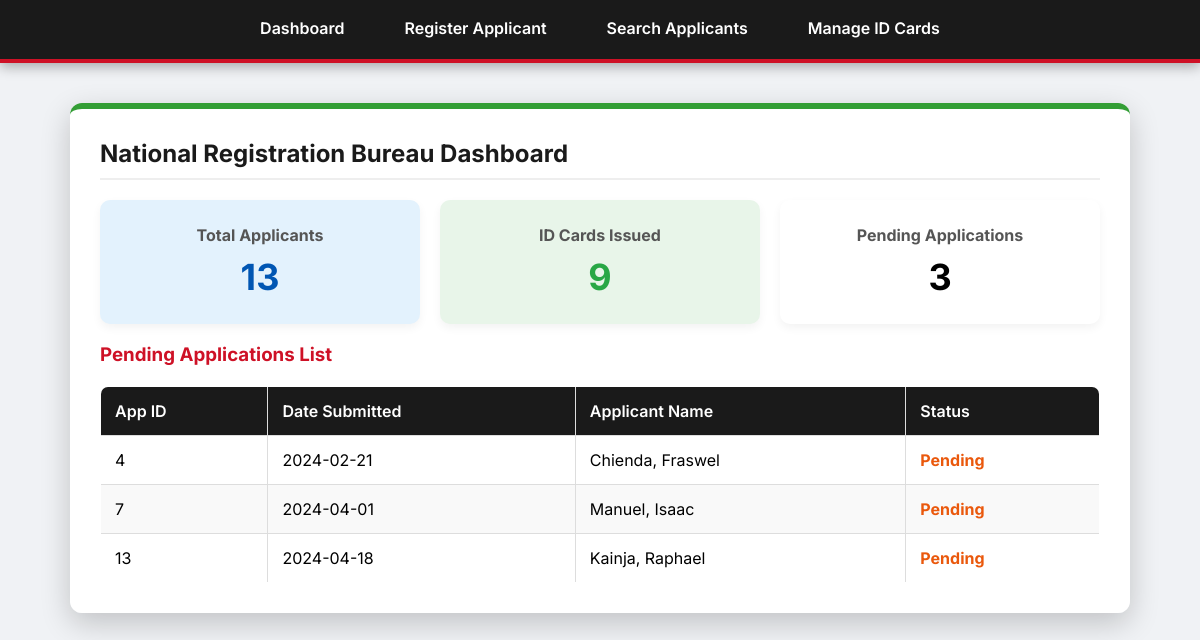
The page / on the database its author committed.
### tables this page shows
CREATE TABLE APPLICATION (
    ApplicationID     INT AUTO_INCREMENT PRIMARY KEY,
    ApplicationDate   DATE        NOT NULL,
    ApplicationStatus VARCHAR(20) NOT NULL,
    ApplicationType   VARCHAR(20) NOT NULL,
    PersonID          INT NOT NULL,
    OfficerID         INT NOT NULL,
    OfficeID          INT NOT NULL,
    CONSTRAINT chk_app_status CHECK (ApplicationStatus IN ('Pending','Approved','Rejected')),
    CONSTRAINT fk_app_person  FOREIGN KEY (PersonID)  REFERENCES PERSON(PersonID) ON UPDATE CASCADE ON DELETE RESTRICT,
    CONSTRAINT fk_app_officer FOREIGN KEY (OfficerID) REFERENCES OFFICER(OfficerID) ON UPDATE CASCADE ON DELETE RESTRICT,
    CONSTRAINT fk_app_office  FOREIGN KEY (OfficeID)  REFERENCES REGISTRATION_OFFICE(OfficeID) ON UPDATE CASCADE ON DELETE RESTRICT
);

CREATE TABLE PERSON (
    PersonID    INT AUTO_INCREMENT PRIMARY KEY,
    Surname     VARCHAR(50) NOT NULL,
    OtherNames  VARCHAR(80) NOT NULL,
    Sex         CHAR(1)     NOT NULL,
    DateOfBirth DATE        NOT NULL,
    Gender      VARCHAR(20) NOT NULL,
    Nationality VARCHAR(50) NOT NULL,
    PersonType  VARCHAR(10) NOT NULL,
    AddressID   INT,
    CONSTRAINT chk_person_type CHECK (PersonType IN ('CITIZEN','RESIDENT','ALIEN','REFUGEE')),
    CONSTRAINT chk_person_sex  CHECK (Sex IN ('M','F')),
    CONSTRAINT fk_person_address FOREIGN KEY (AddressID) REFERENCES ADDRESS(AddressID)
        ON UPDATE CASCADE ON DELETE SET NULL
);

### index.php (the view, shortened to what this page needs)
<?php
require_once 'db_connect.php';
$totalPersons = $pdo->query("SELECT COUNT(*) FROM PERSON")->fetchColumn();
$totalCards = $pdo->query("SELECT COUNT(*) FROM ID_CARD")->fetchColumn();
$pendingApps = $pdo->query("SELECT COUNT(*) FROM APPLICATION WHERE ApplicationStatus = 'Pending'")->fetchColumn();
$pendingSql = "SELECT app.ApplicationID, app.ApplicationDate, p.Surname, p.OtherNames
               FROM APPLICATION app
               JOIN PERSON p ON app.PersonID = p.PersonID
               WHERE app.ApplicationStatus = 'Pending'";
$pendingList = $pdo->query($pendingSql)->fetchAll();
?>
<!DOCTYPE html>
<html lang="en">
<head>
    <link rel="stylesheet" href="css/style.css">
</head>
<body>
    <div class="navbar">
        <a href="index.php">Dashboard</a>
        <a href="register.php">Register Applicant</a>
        <a href="search.php">Search Applicants</a>
        <a href="manage_cards.php">Manage ID Cards</a>
    </div>
    <div class="container">
        <h2>National Registration Bureau Dashboard</h2>
        <div class="stats-container">
            <div class="stat-box bg-blue">
                <h3>Total Applicants</h3>
                <h1><?= $totalPersons ?></h1>
            </div>
            <div class="stat-box bg-green">
                <h3>ID Cards Issued</h3>
                <h1><?= $totalCards ?></h1>
            </div>
            <div class="stat-box bg-orange">
                <h3>Pending Applications</h3>
                <h1><?= $pendingApps ?></h1>
            </div>
        </div>
        <h3>Pending Applications List</h3>
        <table>
            <thead>
                <tr>
                    <th>App ID</th>
                    <th>Date Submitted</th>
                    <th>Applicant Name</th>
                    <th>Status</th>
                </tr>
            </thead>
            <tbody>
                <?php if(count($pendingList) > 0): ?>
                    <?php foreach ($pendingList as $row): ?>
                        <tr>
                            <td><?= htmlspecialchars($row['ApplicationID']) ?></td>
                            <td><?= htmlspecialchars($row['ApplicationDate']) ?></td>
                            <td><?= htmlspecialchars($row['Surname']) ?>, <?= htmlspecialchars($row['OtherNames']) ?></td>
                            <td style="color: #ea580c; font-weight: bold;">Pending</td>
                        </tr>
                    <?php endforeach; ?>
                <?php else: ?>
                    <tr><td colspan="4" style="text-align:center;">No pending applications at the moment.</td></tr>
                <?php endif; ?>
            </tbody>
        </table>
    </div>
</body>
</html>

### css/style.css (style rules this page uses)
body { font-family: 'Inter', sans-serif; background-color: #f0f2f5; margin: 0; padding: 0; background-size: cover; background-position: center; background-attachment: fixed; }
.navbar { background-color: #1a1a1a; display: flex; justify-content: center; padding: 0; box-shadow: 0 4px 12px rgba(0,0,0,0.3); border-bottom: 4px solid #ce1126; }
.navbar a { color: #ffffff; text-decoration: none; padding: 18px 30px; font-size: 16px; font-weight: 600; transition: all 0.3s ease; border-bottom: 3px solid transparent; }
.container { width: 85%; max-width: 1000px; margin: 40px auto; background: rgba(255, 255, 255, 0.97); padding: 30px; border-radius: 12px; box-shadow: 0 10px 30px rgba(0,0,0,0.2); border-top: 6px solid #339e35; }
h2 { color: #1a1a1a; border-bottom: 2px solid #eee; padding-bottom: 10px; margin-top: 0; }
h3 { color: #ce1126; }
.stats-container { display: flex; gap: 20px; text-align: center; margin-top: 20px; }
.stat-box { flex: 1; padding: 25px; border-radius: 10px; box-shadow: 0 4px 10px rgba(0,0,0,0.05); }
.stat-box h3 { margin: 0 0 10px 0; font-size: 16px; color: #555; }
.stat-box h1 { margin: 0; font-size: 36px; }
.bg-blue { background: #e3f2fd; color: #0056b3; }
.bg-green { background: #e8f5e9; color: #28a745; }
table { width: 100%; border-collapse: collapse; margin-top: 20px; border-radius: 8px; overflow: hidden; }
table, th, td { border: 1px solid #ddd; }
th, td { padding: 14px; text-align: left; }
th { background-color: #1a1a1a; color: white; font-weight: 600; }
tr:nth-child(even) { background-color: #f9f9f9; }

### rows shown on the page
application: ApplicationID "4", ApplicationDate "2024-02-21", PersonID.Surname "Chienda", PersonID.OtherNames "Fraswel"
application: ApplicationID "7", ApplicationDate "2024-04-01", PersonID.Surname "Manuel", PersonID.OtherNames "Isaac"
application: ApplicationID "13", ApplicationDate "2024-04-18", PersonID.Surname "Kainja", PersonID.OtherNames "Raphael"

### other values the page prints
$totalPersons "13"
$totalCards "9"
$pendingApps "3"
